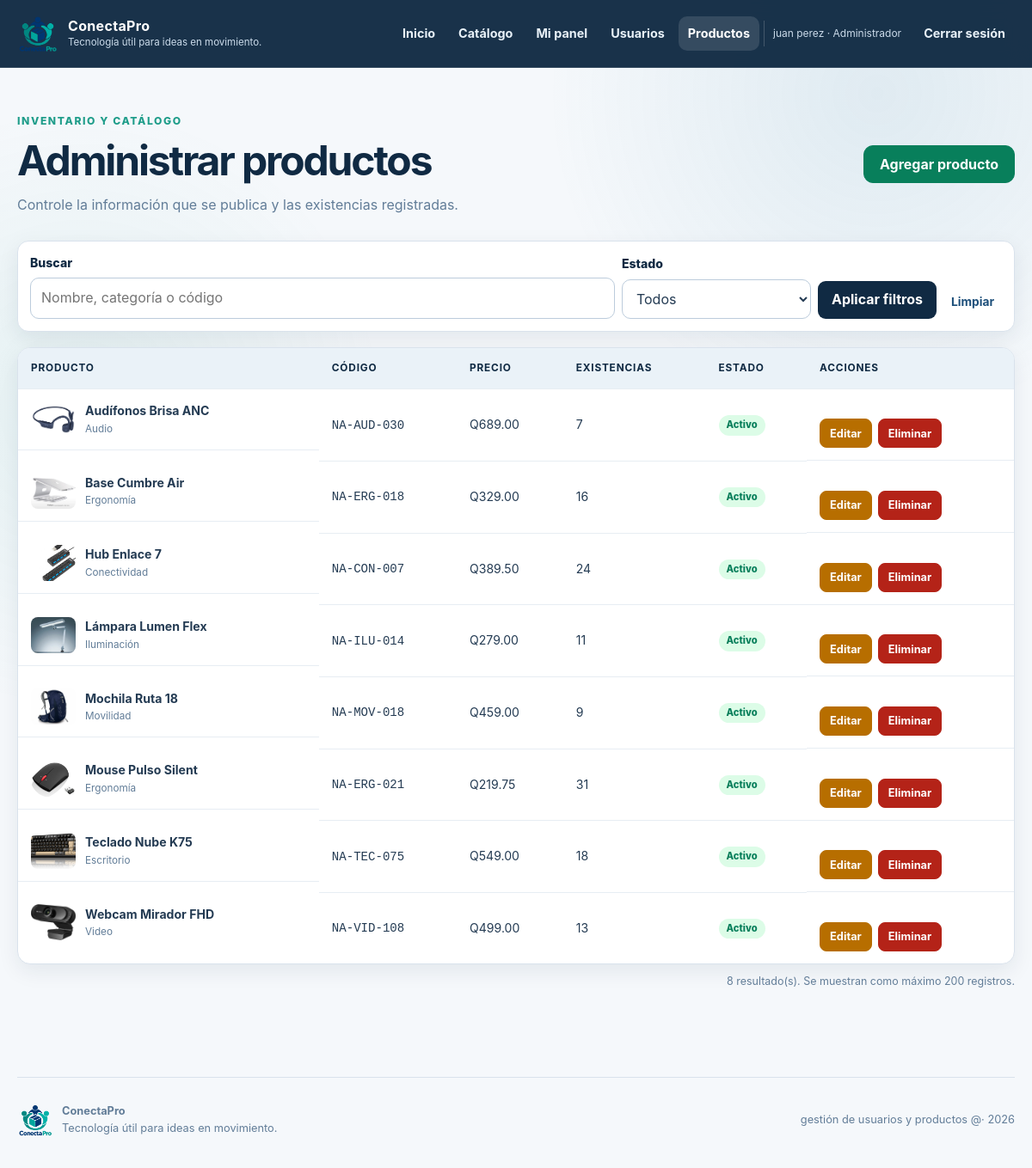
Page /productos/listar.php (signed in) on the committed database.
### tables this page shows
CREATE TABLE IF NOT EXISTS productos (
    id_producto INT UNSIGNED AUTO_INCREMENT PRIMARY KEY,
    codigo VARCHAR(20) NOT NULL,
    nombre VARCHAR(100) NOT NULL,
    categoria VARCHAR(60) NOT NULL,
    descripcion VARCHAR(600) NOT NULL,
    precio DECIMAL(10,2) UNSIGNED NOT NULL,
    cantidad INT UNSIGNED NOT NULL DEFAULT 0,
    imagen VARCHAR(500) NULL,

    estado ENUM(
        'Activo',
        'Inactivo'
    ) NOT NULL DEFAULT 'Activo',

    creado_por INT UNSIGNED NULL,
    actualizado_por INT UNSIGNED NULL,

    creado_en TIMESTAMP NOT NULL
        DEFAULT CURRENT_TIMESTAMP,

    actualizado_en TIMESTAMP NOT NULL
        DEFAULT CURRENT_TIMESTAMP
        ON UPDATE CURRENT_TIMESTAMP,

    CONSTRAINT uq_productos_codigo
        UNIQUE (codigo),

    INDEX idx_productos_estado_nombre (estado, nombre),
    INDEX idx_productos_categoria (categoria),

    CONSTRAINT chk_productos_precio
        CHECK (precio > 0),

    CONSTRAINT chk_productos_cantidad
        CHECK (cantidad >= 0),

    CONSTRAINT fk_productos_creado_por
        FOREIGN KEY (creado_por)
        REFERENCES usuarios (id_usuario)
        ON UPDATE CASCADE
        ON DELETE SET NULL,

    CONSTRAINT fk_productos_actualizado_por
        FOREIGN KEY (actualizado_por)
        REFERENCES usuarios (id_usuario)
        ON UPDATE CASCADE
        ON DELETE SET NULL
);

### funciones.php (called while the page is built, shortened)
<?php
function escapar(?string $valor): string
{
    return htmlspecialchars($valor ?? "", ENT_QUOTES | ENT_SUBSTITUTE, "UTF-8");
}
function sincronizar_usuario_sesion(mysqli $conexion, string $ruta_login): array
{
    $id_usuario = (int) $_SESSION["id_usuario"];
    $sql = "SELECT id_usuario, nombre, usuario, tipo, estado
            FROM usuarios
            WHERE id_usuario = ?
            LIMIT 1";
    $consulta = $conexion->prepare($sql);
    $consulta->bind_param("i", $id_usuario);
    $consulta->execute();
    $resultado = $consulta->get_result();
    $usuario = $resultado->fetch_assoc();
    return $usuario;
}
function ruta_imagen_producto(?string $imagen, string $prefijo = ""): string
{
    $imagen = $imagen ?: "assets/img/productos/sin-imagen.svg";
    return $prefijo . ltrim($imagen, "/");
}

### productos/listar.php (the view, shortened to what this page needs)
<?php
require_once __DIR__ . "/../funciones.php";
require_once __DIR__ . "/../conexion.php";
$usuario_actual = sincronizar_usuario_sesion($conexion, "../login.php");
$es_administrador = $usuario_actual["tipo"] === "administrador";
$busqueda = trim($_GET["buscar"] ?? "");
$filtro_estado = $es_administrador ? ($_GET["estado"] ?? "") : "Activo";
$termino = "%" . $busqueda . "%";
$sql = "SELECT id_producto, codigo, nombre, categoria, descripcion, precio,
               cantidad, imagen, estado, actualizado_en
        FROM productos
        WHERE (? = '' OR estado = ?)
          AND (? = '' OR nombre LIKE ? OR categoria LIKE ? OR codigo LIKE ?)
        ORDER BY estado, nombre
        LIMIT 200";
$consulta = $conexion->prepare($sql);
$consulta->bind_param(
    "ssssss",
    $filtro_estado,
    $filtro_estado,
    $busqueda,
    $termino,
    $termino,
    $termino
);
$consulta->execute();
$productos = $consulta->get_result();
require __DIR__ . "/../includes/encabezado.php";
?>
<main id="contenido" class="contenedor-panel">
    <section class="cabecera-modulo">
        <div>
            <span class="etiqueta-superior"><?php echo $es_administrador ? "Inventario y catálogo" : "Consulta autorizada"; ?></span>
            <h1><?php echo $es_administrador ? "Administrar productos" : "Productos disponibles"; ?></h1>
            <p><?php echo $es_administrador ? "Controle la información que se publica y las existencias registradas." : "Puede consultar información, precios y existencias; las acciones de modificación están deshabilitadas para su rol."; ?></p>
        </div>
        <?php if ($es_administrador) { ?><a class="boton btn-agregar" href="agregar.php">Agregar producto</a><?php } ?>
    </section>
    <form class="filtros" method="GET" action="listar.php">
        <div class="campo">
            <label for="buscar">Buscar</label>
            <input id="buscar" type="search" name="buscar" value="<?php echo escapar($busqueda); ?>" placeholder="Nombre, categoría o código">
        </div>
        <?php if ($es_administrador) { ?>
            <div class="campo">
                <label for="estado">Estado</label>
                <select id="estado" name="estado">
                    <option value="">Todos</option>
                </select>
            </div>
        <?php } ?>
        <button type="submit">Aplicar filtros</button>
        <a href="listar.php">Limpiar</a>
    </form>
    <?php if ($productos->num_rows > 0 && $es_administrador) { ?>
        <div class="tabla-responsive">
            <table>
                <thead><tr><th>Producto</th><th>Código</th><th>Precio</th><th>Existencias</th><th>Estado</th><th>Acciones</th></tr></thead>
                <tbody>
                    <?php while ($producto = $productos->fetch_assoc()) { ?>
                        <tr>
                            <td data-label="Producto" class="producto-tabla"><img src="<?php echo escapar(ruta_imagen_producto($producto["imagen"], "../")); ?>" alt=""><span><strong><?php echo escapar($producto["nombre"]); ?></strong><small><?php echo escapar($producto["categoria"]); ?></small></span></td>
                            <td data-label="Código"><code><?php echo escapar($producto["codigo"]); ?></code></td>
                            <td data-label="Precio">Q<?php echo number_format((float) $producto["precio"], 2); ?></td>
                            <td data-label="Existencias"><?php echo (int) $producto["cantidad"]; ?></td>
                            <td data-label="Estado"><span class="estado <?php echo $producto["estado"] === "Activo" ? "estado-activo" : "estado-inactivo"; ?>"><?php echo escapar($producto["estado"]); ?></span></td>
                            <td data-label="Acciones" class="acciones-tabla">
                                <a class="boton btn-editar boton-pequeno" href="editar.php?id=<?php echo (int) $producto["id_producto"]; ?>">Editar</a>
                                <form class="formulario-eliminar" action="eliminar.php" method="POST" data-confirmacion="¿Eliminar <?php echo escapar($producto["nombre"]); ?> del inventario? Esta acción no se puede deshacer.">
                                    <button class="boton btn-eliminar boton-pequeno" type="submit">Eliminar</button>
                                </form>
                            </td>
                        </tr>
                    <?php } ?>
                </tbody>
            </table>
        </div>
        <p class="contador-resultados"><?php echo $productos->num_rows; ?> resultado(s). Se muestran como máximo 200 registros.</p>
    <?php } else { ?>
        <div class="estado-vacio"><h2>No hay productos para mostrar</h2><p>Cambie los filtros o, si es administrador, registre un producto nuevo.</p></div>
    <?php } ?>
</main>
<?php
require __DIR__ . "/../includes/pie.php";
?>

### rows in the picture
productos: imagen (picture), nombre "Audífonos Brisa ANC", categoria "Audio", codigo "NA-AUD-030", precio "689.00", cantidad "7", estado "Activo"
productos: imagen (picture), nombre "Base Cumbre Air", categoria "Ergonomía", codigo "NA-ERG-018", precio "329.00", cantidad "16", estado "Activo"
productos: imagen (picture), nombre "Hub Enlace 7", categoria "Conectividad", codigo "NA-CON-007", precio "389.50", cantidad "24", estado "Activo"
productos: imagen (picture), nombre "Lámpara Lumen Flex", categoria "Iluminación", codigo "NA-ILU-014", precio "279.00", cantidad "11", estado "Activo"
productos: imagen (picture), nombre "Mochila Ruta 18", categoria "Movilidad", codigo "NA-MOV-018", precio "459.00", cantidad "9", estado "Activo"
productos: imagen (picture), nombre "Mouse Pulso Silent", categoria "Ergonomía", codigo "NA-ERG-021", precio "219.75", cantidad "31", estado "Activo"
productos: imagen (picture), nombre "Teclado Nube K75", categoria "Escritorio", codigo "NA-TEC-075", precio "549.00", cantidad "18", estado "Activo"
productos: imagen (picture), nombre "Webcam Mirador FHD", categoria "Video", codigo "NA-VID-108", precio "499.00", cantidad "13", estado "Activo"

### other values in the picture
escapar(APP_NOMBRE) "ConectaPro"
escapar(APP_ESLOGAN) "Tecnología útil para ideas en movimiento."
escapar($_SESSION["nombre"] ?? $_SESSION["usuario"] ?? "Usuario") "juan perez"
escapar(nombre_rol($tipo_actual)) "Administrador"
$productos->num_rows "8"
